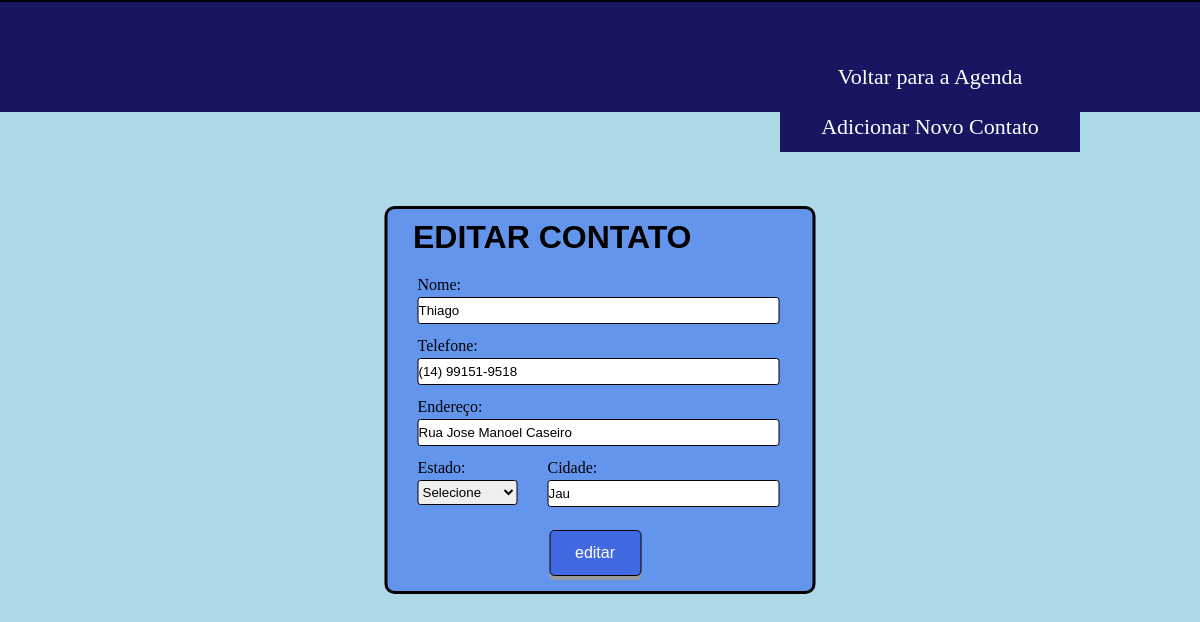
/editar.php?id=22, run on the app's committed database.
### tables this page shows
CREATE TABLE IF NOT EXISTS `contato` (
  `id` int(11) NOT NULL AUTO_INCREMENT,
  `nome` varchar(40) NOT NULL,
  `telefone` varchar(20) NOT NULL,
  `endereco` varchar(50) NOT NULL,
  `estado` char(2) NOT NULL,
  `cidade` varchar(50) NOT NULL,
  PRIMARY KEY (`id`)
);

### editar.php (the view, shortened to what this page needs)
<?php
include_once("conexao.php");
$id = filter_input(INPUT_GET, 'id', FILTER_SANITIZE_NUMBER_INT);
$result_contato = "SELECT * FROM contato WHERE id = '$id'";
$resultado_cont = mysqli_query($conexao, $result_contato);
$linha_contato = mysqli_fetch_assoc($resultado_cont);
?>
<!DOCTYPE html>
<html>
<head>
    <link rel="stylesheet" type="text/css" href="css/style.css">
</head>
<body>
    <div class="menu">
        <nav class="content">
            <ul>
                <li> <a href="index.php"> Voltar para a Agenda </a></li>
                <li> <a href="cadastrar.php"> Adicionar Novo Contato </a></li>
            </ul>
        </nav>
    </div>
    <div class="form">
        <h1 class="h1cad">EDITAR CONTATO</h1>
        <form method="POST" action="proeditar.php" autocomplete="off">
            <div class="campo">
                <label for="nome">Nome:</label>
                <input type="text" name="nome" id="nome" placeholder="  Informe o Nome" required value="<?php echo $linha_contato['nome']; ?>">
            </div>
            <div class="campo">
                <label for="telefone">Telefone:</label>
                <input type="phone" name="telefone" maxlength="20" id="telefone" onblur="mascaraDeTelefone(this)" placeholder="  Informe o Telefone" required value="<?php echo $linha_contato['telefone']; ?>">
            </div>
            <div class="campo">
                <label for="endereco">Endereço:</label>
                <input type="text" name="endereco" maxlength="50" id="endereco" placeholder="  Informe o Endereço" required value="<?php echo $linha_contato['endereco']; ?>">
            </div>
            <fieldset class="ufcidade">
                <div class="campo">
                    <label for="estado">Estado:</label>
                    <select name="estado" id="estado" required>
                        <option selected disabled value="">Selecione</option>
                    </select>
                </div>
                <div class="campo">
                    <label for="cidade">Cidade:</label>
                    <input type="text" name="cidade" maxlength="50" id="cidade" placeholder="  Informe a Cidade" required value="<?php echo $linha_contato['cidade']; ?>">
                </div>
            </fieldset>
            <div>
                <input type="submit" value="editar" class="btnedit">
            </div>
        </form>
    </div>
</body>
</html>

### css/style.css (style rules this page uses)
* { margin: 0; padding: 0; }
body { background-color: #ADD8E6; justify-content: center; }
.menu { background-color: rgba(24,22,97); border-top-width: 2px; border-top-color: black; border-top-style: solid; height: 110px; position: relative; text-align: center; display: flex; }
.content { height: 50px; background-color: rgba(24,22,97); font-family: 'sans-serif'; font-size: 22px; text-decoration: none; margin-top: 45px; margin-left: 65%; }
.content ul { list-style: none; text-decoration: none; display: inline-block; margin: 5px 0 5px 0; }
.content ul li { background-color: rgba(24,22,97); text-decoration: none; float: left; width: 300px; height: 50px; line-height: 50px; }
.content a { color: white; display: block; text-decoration: none; text-align: center; }
fieldset { border: none; }
fieldset.ufcidade .campo { float: left; }
#estado { width: 100px; }
#cidade { width: 230px; }
.h1cad { font-family: sans-serif; margin-bottom: 20px; margin-left: 6%; margin-top: 10px; }
.campo input, .campo select { border: 1px solid; border-radius: 3px; display: block; height: 25px; margin-top: 3px; }
#nome, #telefone, #endereco { width: 360px; }
.campo { margin-bottom: 13px; margin-left: 30px; }
.form { position: absolute; top: 50%; left: 50%; transform: translate(-50%, -50%); background-color: #6495ED; width: 425px; border-radius: 10px; border: 3px solid black; }
.btnedit { margin-top: 10px; margin-left: 38%; margin-bottom: 15px; background-color: #4169E1; border: 1px solid black; border-radius: 5px; color: white; padding: 13px 25px; text-align: center; text-decoration: none; display: inline-block; font-size: 16px; cursor: pointer; box-shadow: 0 4px #999; }

### data on the page
contato: nome "Thiago", telefone "(14) 99151-9518", endereco "Rua Jose Manoel Caseiro", cidade "Jau"
